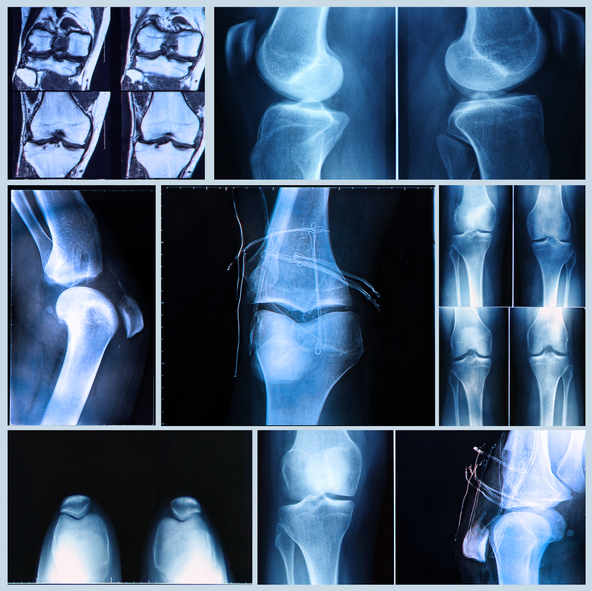
#> input picture experiment-6/image.png, 592 x 591 px
$ python exp6.py   (older library calls are emulated)
#> lines starting #> are read from the running program, lines starting #| are printed output that depends on the picture
import cv2
import numpy as np
import matplotlib.pyplot as plt

# Load the PNG image in grayscale
image_path = "image.png"
image = cv2.imread(image_path, cv2.IMREAD_GRAYSCALE)
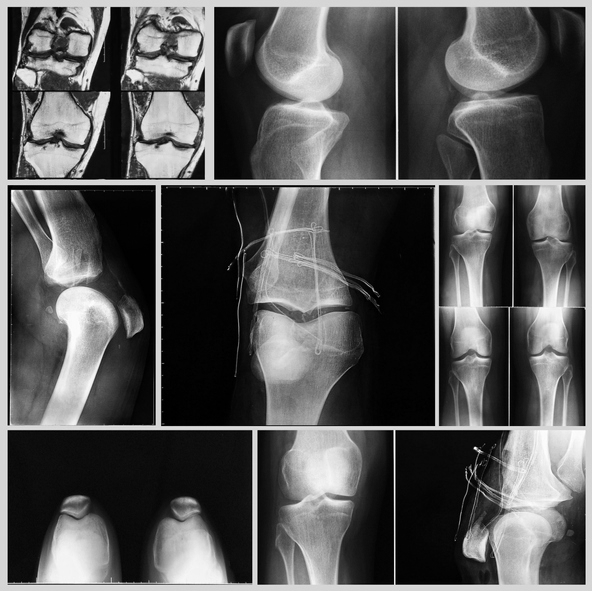
#> image: shape (591, 592); min 0, max 255, mean 87.6

# Check if the image was loaded successfully
if image is None:
    raise FileNotFoundError(f"Error: Unable to read the image at '{image_path}'. Please check the file path.")

# Apply Canny Edge Detection
edges_canny = cv2.Canny(image, 50, 150)
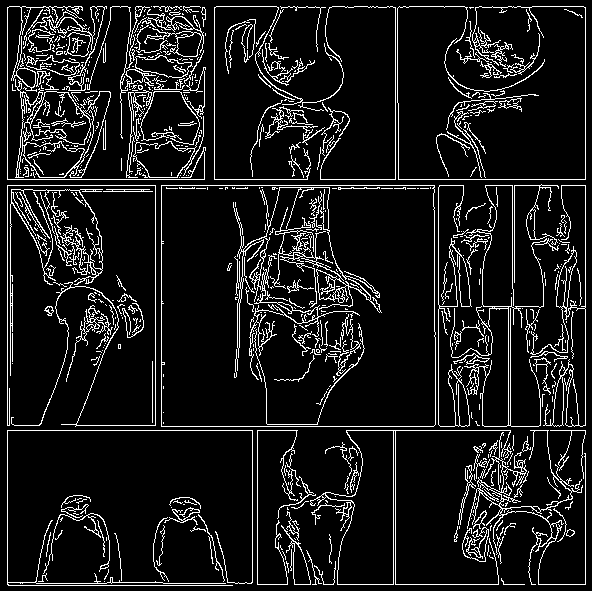
#> edges_canny: shape (591, 592); 10.1% white in thin lines or dots

# Apply Sobel Edge Detection
sobel_x = cv2.Sobel(image, cv2.CV_64F, 1, 0, ksize=5)  # Edges in x-direction
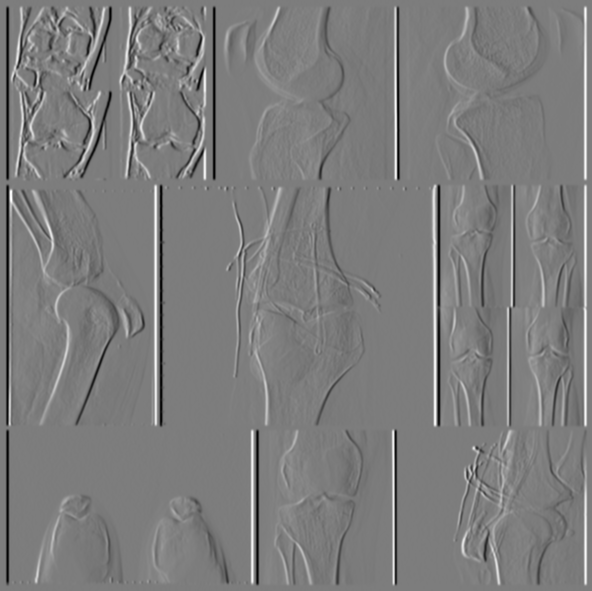
#> sobel_x: shape (591, 592) float64; min -10670, max 11082, mean 0; drawn with min black and max white
sobel_y = cv2.Sobel(image, cv2.CV_64F, 0, 1, ksize=5)  # Edges in y-direction
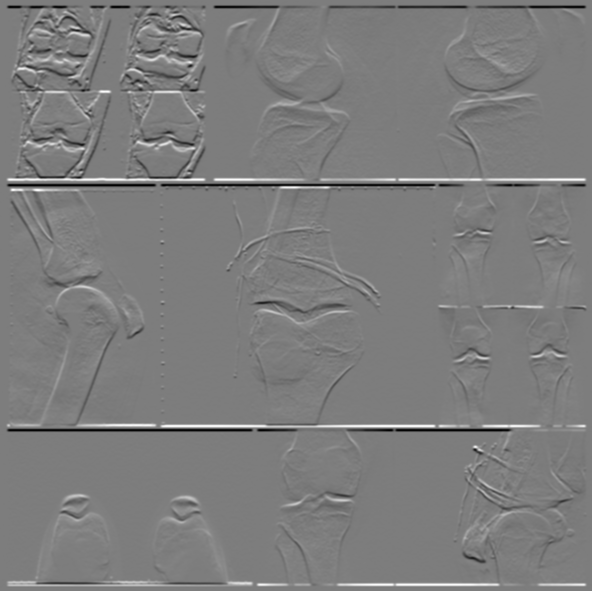
#> sobel_y: shape (591, 592) float64; min -10398, max 10782, mean 0; drawn with min black and max white
sobel_combined = cv2.magnitude(sobel_x, sobel_y)
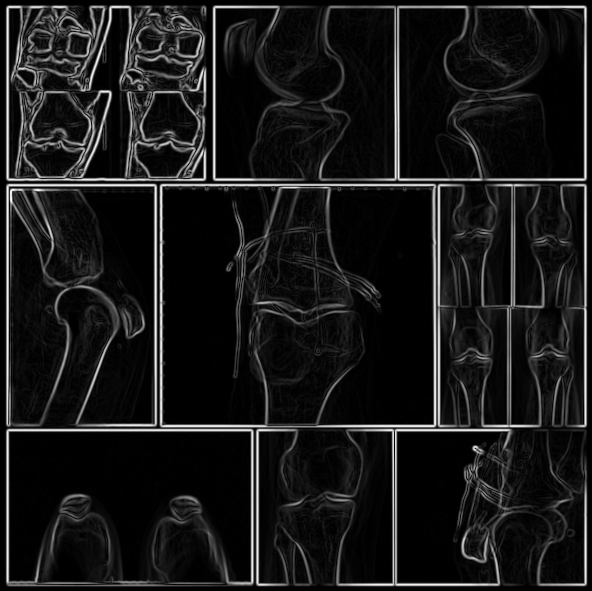
#> sobel_combined: shape (591, 592) float64; min 0, max 11104.3, mean 1066.8; drawn with min black and max white

# Apply Laplacian Edge Detection
edges_laplacian = cv2.Laplacian(image, cv2.CV_64F)
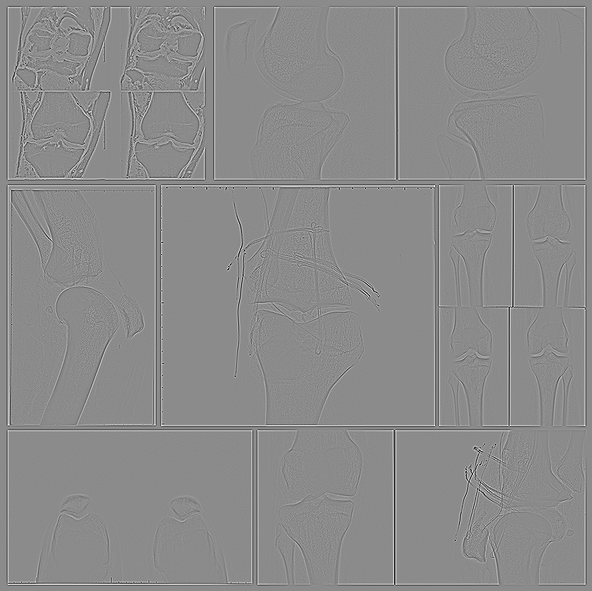
#> edges_laplacian: shape (591, 592) float64; min -447, max 371, mean 0; drawn with min black and max white

# Plot the original image and edge detection results
plt.figure(figsize=(12, 10))

plt.subplot(2, 2, 1)
plt.imshow(image, cmap='gray')
plt.title("Original Medical Image")
plt.axis("off")

plt.subplot(2, 2, 2)
plt.imshow(edges_canny, cmap='gray')
plt.title("Canny Edge Detection")
plt.axis("off")

plt.subplot(2, 2, 3)
plt.imshow(sobel_combined, cmap='gray')
plt.title("Sobel Edge Detection (Combined)")
plt.axis("off")

plt.subplot(2, 2, 4)
plt.imshow(edges_laplacian, cmap='gray')
plt.title("Laplacian Edge Detection")
plt.axis("off")

plt.tight_layout()
plt.show()
